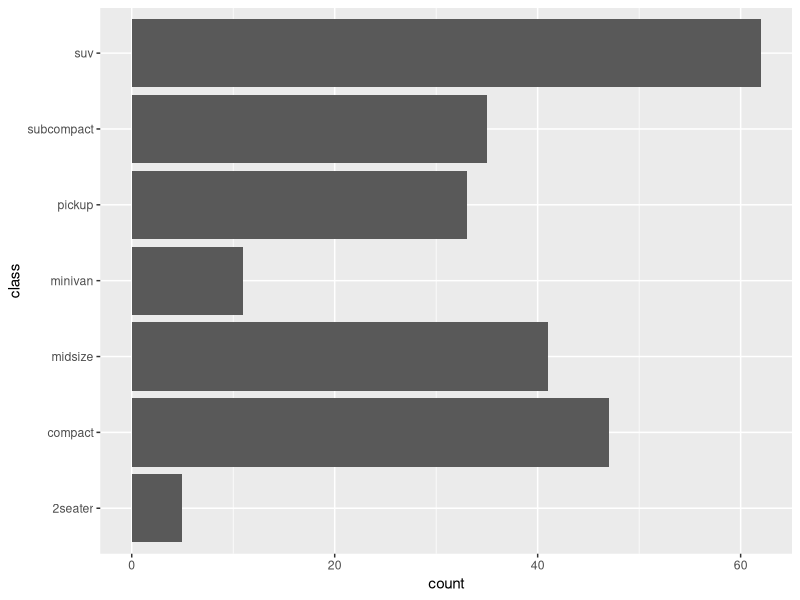
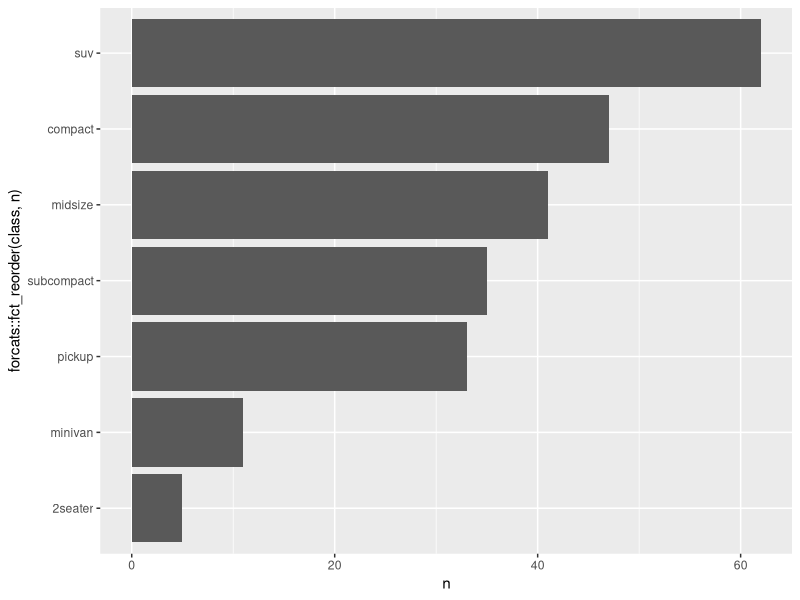
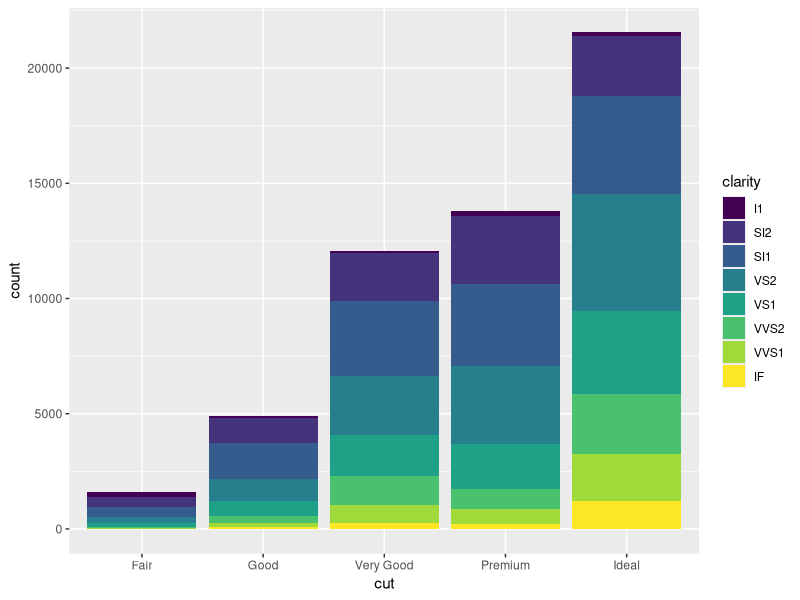
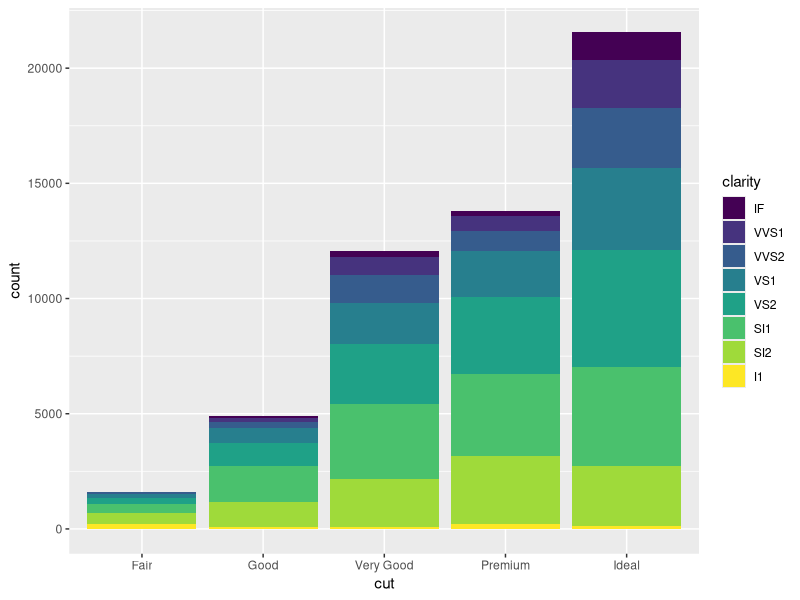
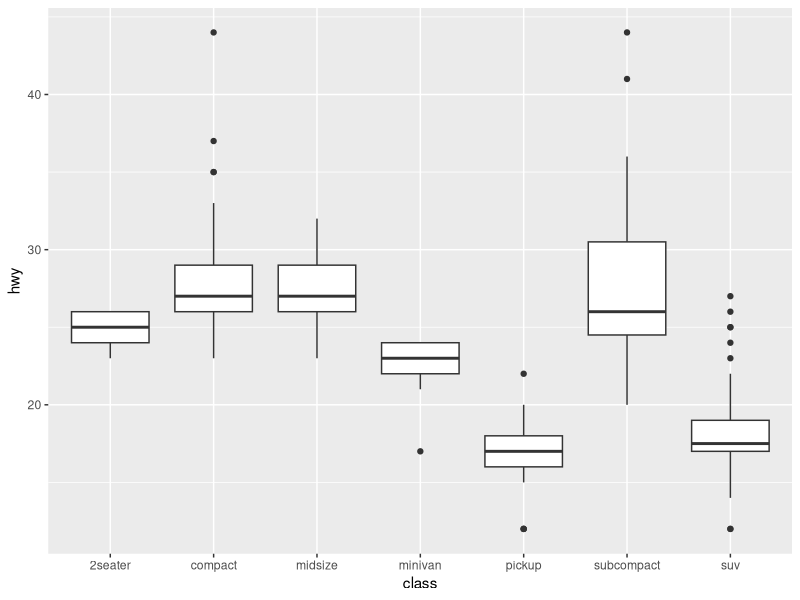
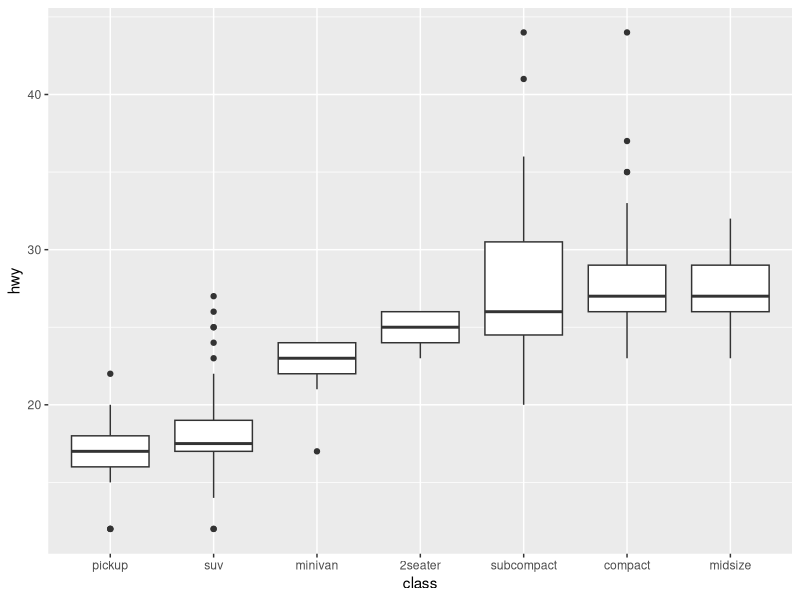
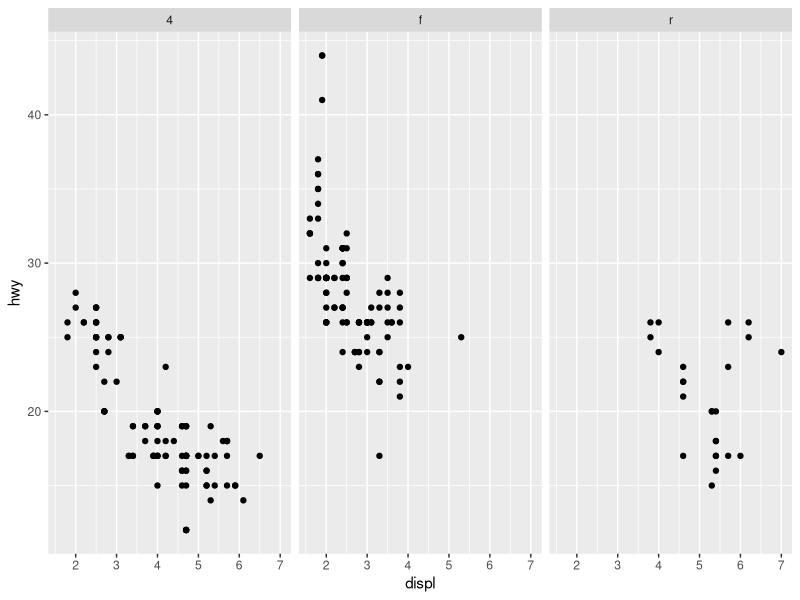
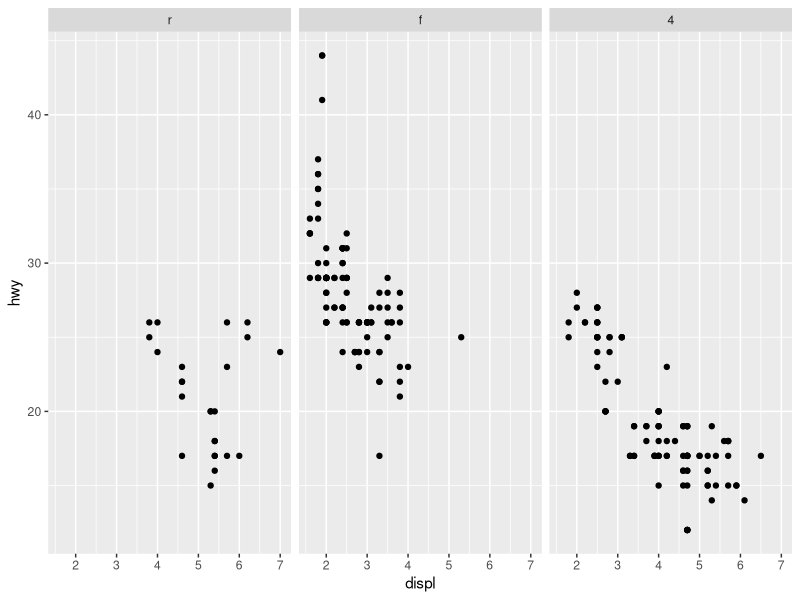

Write the R code that produced these figures, in order.
## ---- chunk 1
library(ggplot2)
library(dplyr)
library(tibble)

knitr::opts_chunk$set(
  fig.dpi = 300, 
  collapse = TRUE, 
  comment = "#>",
  fig.asp = 0.618,
  fig.width = 6,
  out.width = "80%"
  )
## ---- chunk 2
ggplot(mpg, aes(y = class)) +
  geom_bar()
## ---- chunk 3
mpg %>%
  dplyr::count(class)
## ---- chunk 4
mpg %>%
  count(class) %>%
  ggplot(aes(y = forcats::fct_reorder(class, n), x = n)) +
  geom_col()
## ---- chunk 5
ggplot(diamonds, aes(x = cut, fill = clarity)) +
  geom_bar()
## ---- chunk 6
ggplot(diamonds, aes(x = cut, fill = forcats::fct_rev(clarity))) +
  geom_bar() +
  labs(fill = "clarity")
## ---- chunk 7
ggplot(mpg, aes(x = class, y = hwy)) +
  geom_boxplot()
## ---- chunk 8
ggplot(mpg, aes(x = forcats::fct_reorder(class, hwy, .fun = median), y = hwy)) +
  geom_boxplot() +
  labs(x = "class")
## ---- chunk 9
ggplot(mpg, aes(x = displ, y = hwy)) +
  geom_point() +
  facet_wrap(~drv)
## ---- chunk 10
ggplot(mpg, aes(x = displ, y = hwy)) +
  geom_point() +
  facet_wrap(~forcats::fct_relevel(drv, "r", "f", "4"))
## ---- chunk 11
df <- tibble::tribble(
  ~id, ~x,   ~y, ~shape,            ~fill,
  1,   0.01, 0,  "circle filled",   "blue",
  2,   1,    0,  "square filled",   "red",
  3,   0.99, 0,  "asterisk",        "black",
  4,   0,    0,  "triangle filled", "yellow"
)
## ---- chunk 12
ggplot(df, aes(x = x, y = y, fill = fill, shape = shape)) +
  geom_point(size = 8) +
  scale_shape_identity() +
  scale_fill_identity()
## ---- chunk 13
df_arranged <- df %>% dplyr::arrange(x)

df_arranged %>%
  ggplot(aes(x = x, y = y, fill = fill, shape = shape)) +
  geom_point(size = 8) +
  scale_shape_identity() +
  scale_fill_identity()
## ---- chunk 14
ggplot(mapping = aes(x = x, y = y, fill = fill, shape = shape)) +
  geom_point(data = df %>% filter(shape != "asterisk"), size = 8) +
  geom_point(data = df %>% filter(shape == "asterisk"), size = 8) +
  scale_shape_identity() +
  scale_fill_identity()

ggplot(mapping = aes(x = x, y = y, fill = fill, shape = shape)) +
  geom_point(data = df_arranged %>% filter(shape != "asterisk"), size = 8) +
  geom_point(data = df_arranged %>% filter(shape == "asterisk"), size = 8) +
  scale_shape_identity() +
  scale_fill_identity()
